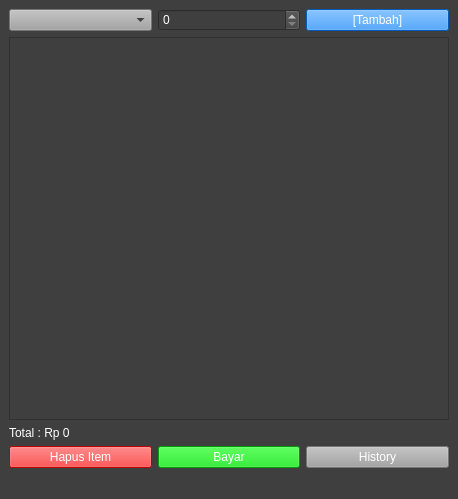
<?xml version="1.0" encoding="UTF-8"?>
<ui version="4.0">
 <class>MainWindow</class>
 <widget class="QMainWindow" name="MainWindow">
  <property name="geometry">
   <rect>
    <x>0</x>
    <y>0</y>
    <width>458</width>
    <height>499</height>
   </rect>
  </property>
  <property name="windowTitle">
   <string>MainWindow</string>
  </property>
  <property name="styleSheet">
   <string notr="true">background-color: rgb(63, 63, 63);</string>
  </property>
  <widget class="QWidget" name="centralwidget">
   <layout class="QGridLayout" name="gridLayout">
    <item row="4" column="0">
     <widget class="QPushButton" name="btnHapus">
      <property name="styleSheet">
       <string notr="true">background-color: rgb(255, 0, 0);
color: rgb(255, 255, 255);
font: 700 10pt &quot;Segoe UI&quot;;</string>
      </property>
      <property name="text">
       <string>Hapus Item</string>
      </property>
     </widget>
    </item>
    <item row="3" column="0">
     <widget class="QLabel" name="lblTotal">
      <property name="styleSheet">
       <string notr="true">color: rgb(255, 255, 255);
font: 700 10pt &quot;Segoe UI&quot;;
</string>
      </property>
      <property name="text">
       <string>Total : Rp 0</string>
      </property>
     </widget>
    </item>
    <item row="0" column="1">
     <widget class="QSpinBox" name="spnJumlah">
      <property name="accessibleName">
       <string/>
      </property>
      <property name="styleSheet">
       <string notr="true">color: rgb(255, 255, 255);</string>
      </property>
     </widget>
    </item>
    <item row="4" column="2">
     <widget class="QPushButton" name="btnHistory">
      <property name="styleSheet">
       <string notr="true">color: rgb(255, 255, 255);
background-color: rgb(162, 162, 162);
font: 700 10pt &quot;Segoe UI&quot;;
</string>
      </property>
      <property name="text">
       <string>History</string>
      </property>
     </widget>
    </item>
    <item row="4" column="1">
     <widget class="QPushButton" name="btnBayar">
      <property name="styleSheet">
       <string notr="true">background-color: rgb(0, 217, 7);
color: rgb(255, 255, 255);
font: 700 10pt &quot;Segoe UI&quot;;
</string>
      </property>
      <property name="text">
       <string>Bayar</string>
      </property>
     </widget>
    </item>
    <item row="0" column="0">
     <widget class="QComboBox" name="cmbProduk">
      <property name="styleSheet">
       <string notr="true">background-color: rgb(162, 162, 162);</string>
      </property>
     </widget>
    </item>
    <item row="0" column="2">
     <widget class="QPushButton" name="btnTambah">
      <property name="styleSheet">
       <string notr="true">background-color: rgb(5, 126, 255);
color: rgb(255, 255, 255);
font: 700 10pt &quot;Segoe UI&quot;;</string>
      </property>
      <property name="text">
       <string>[Tambah]</string>
      </property>
     </widget>
    </item>
    <item row="2" column="0" colspan="3">
     <widget class="QListWidget" name="listKeranjang">
      <property name="styleSheet">
       <string notr="true">color: rgb(255, 255, 255);</string>
      </property>
     </widget>
    </item>
   </layout>
  </widget>
  <widget class="QMenuBar" name="menubar">
   <property name="geometry">
    <rect>
     <x>0</x>
     <y>0</y>
     <width>458</width>
     <height>22</height>
    </rect>
   </property>
  </widget>
  <widget class="QStatusBar" name="statusbar"/>
 </widget>
 <resources/>
 <connections/>
</ui>
